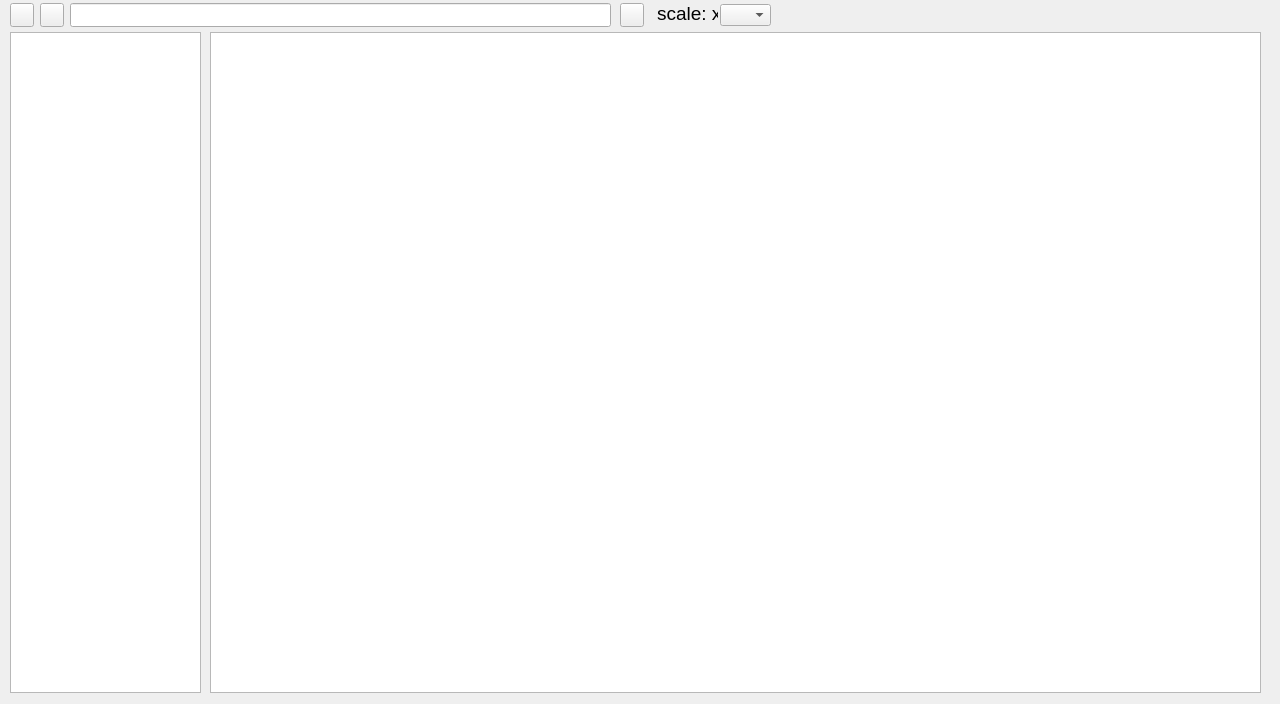
<?xml version="1.0" encoding="UTF-8"?>
<ui version="4.0">
 <class>Widget</class>
 <widget class="QWidget" name="Widget">
  <property name="geometry">
   <rect>
    <x>0</x>
    <y>0</y>
    <width>1280</width>
    <height>704</height>
   </rect>
  </property>
  <property name="windowTitle">
   <string>Widget</string>
  </property>
  <widget class="QLineEdit" name="lineEdit">
   <property name="geometry">
    <rect>
     <x>70</x>
     <y>3</y>
     <width>541</width>
     <height>24</height>
    </rect>
   </property>
  </widget>
  <widget class="QListWidget" name="listWidget">
   <property name="geometry">
    <rect>
     <x>10</x>
     <y>32</y>
     <width>191</width>
     <height>661</height>
    </rect>
   </property>
   <property name="verticalScrollBarPolicy">
    <enum>Qt::ScrollBarAsNeeded</enum>
   </property>
   <property name="horizontalScrollBarPolicy">
    <enum>Qt::ScrollBarAlwaysOff</enum>
   </property>
   <property name="showDropIndicator" stdset="0">
    <bool>true</bool>
   </property>
   <property name="dragDropMode">
    <enum>QAbstractItemView::NoDragDrop</enum>
   </property>
   <property name="defaultDropAction">
    <enum>Qt::IgnoreAction</enum>
   </property>
   <property name="flow">
    <enum>QListView::LeftToRight</enum>
   </property>
   <property name="viewMode">
    <enum>QListView::IconMode</enum>
   </property>
  </widget>
  <widget class="QPushButton" name="btnFolderToParent">
   <property name="geometry">
    <rect>
     <x>40</x>
     <y>3</y>
     <width>24</width>
     <height>24</height>
    </rect>
   </property>
   <property name="text">
    <string/>
   </property>
  </widget>
  <widget class="QPushButton" name="btnEnterKey">
   <property name="geometry">
    <rect>
     <x>620</x>
     <y>3</y>
     <width>24</width>
     <height>24</height>
    </rect>
   </property>
   <property name="text">
    <string/>
   </property>
  </widget>
  <widget class="QPushButton" name="btnFolderDialog">
   <property name="geometry">
    <rect>
     <x>10</x>
     <y>3</y>
     <width>24</width>
     <height>24</height>
    </rect>
   </property>
   <property name="text">
    <string/>
   </property>
  </widget>
  <widget class="QGraphicsView" name="graphicsView">
   <property name="geometry">
    <rect>
     <x>210</x>
     <y>32</y>
     <width>1051</width>
     <height>661</height>
    </rect>
   </property>
  </widget>
  <widget class="QComboBox" name="comboBox">
   <property name="geometry">
    <rect>
     <x>720</x>
     <y>4</y>
     <width>51</width>
     <height>22</height>
    </rect>
   </property>
  </widget>
  <widget class="QLabel" name="label">
   <property name="geometry">
    <rect>
     <x>657</x>
     <y>3</y>
     <width>61</width>
     <height>20</height>
    </rect>
   </property>
   <property name="font">
    <font>
     <pointsize>14</pointsize>
    </font>
   </property>
   <property name="text">
    <string>scale: x</string>
   </property>
  </widget>
 </widget>
 <layoutdefault spacing="6" margin="11"/>
 <resources/>
 <connections/>
</ui>
